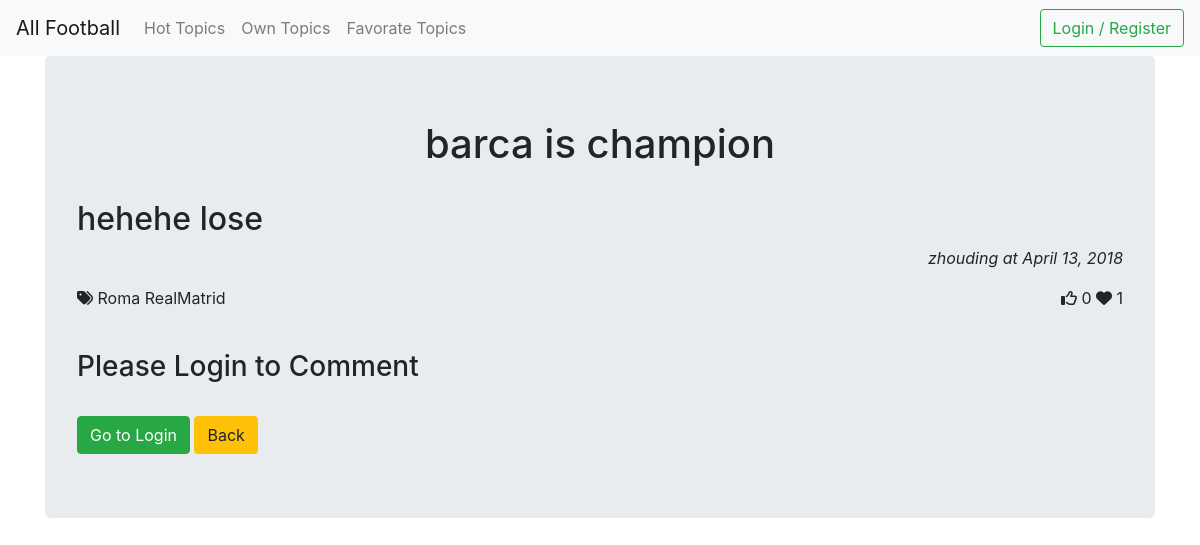
Before: /7/ with the older database file.
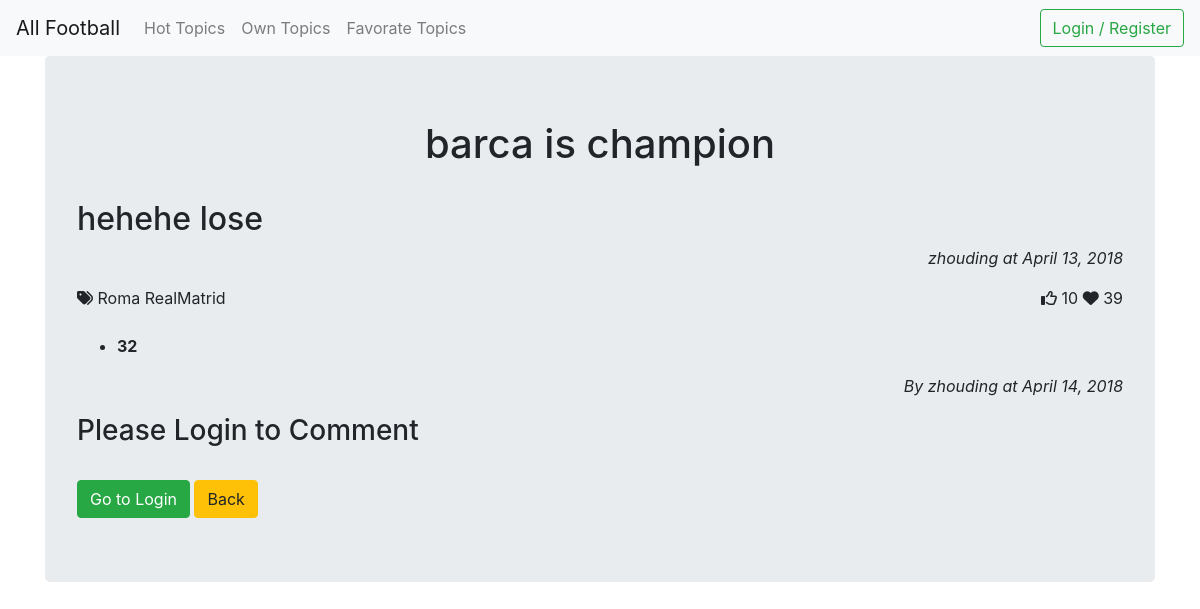
After: the same page with the newer database file.
### app/models.py (models this page shows, shortened)
class Tag(models.Model):
    label = models.CharField(max_length = 20)

class Topic(models.Model):
    title = models.CharField(max_length = 256)
    content = models.CharField(max_length = 3000)
    author = models.ForeignKey(User, related_name = 'author', on_delete=models.CASCADE)
    date = models.DateField(auto_now = False, auto_now_add = True)
    likes = models.BigIntegerField(blank=True, null=True)
    favorates = models.BigIntegerField(blank=True, null=True)
    favorate_by = models.ManyToManyField(User, blank=True)
    tags = models.ManyToManyField(Tag, blank=True)

class Comment(models.Model):
    content = models.CharField(max_length = 256)
    topic = models.ForeignKey(Topic, related_name = 'comments', on_delete=models.CASCADE)
    author = models.ForeignKey(User, on_delete=models.CASCADE)
    date = models.DateField(auto_now = False, auto_now_add = True)

### app/views.py (the view, shortened to what this page needs)
# urls.py: re_path(r'(?P<pk>[-\w]+)/$', views.TopicDetailView.as_view(), name='topic_detail'),
class TopicDetailView(DetailView):
    model = models.Topic
    template_name = 'topic_detail.html'
    context_object_name = 'topic'

### templates/topic_detail.html (shortened to what this page needs)
{% extends "base.html" %}
{% block content %}
    <div class="jumbotron">
        <h1 style="text-align:center">{{ topic.title }}</h1></br>
        <h2 style="text-align:left">{{ topic.content }}</h2>
        <p style="text-align:right"><em>{{ topic.author }} at {{ topic.date }}</em></p>
        <div>
            <div style="float:left">
                    <i class="fa fa-tags" aria-hidden="true"></i>
                    {% for tag in topic.tags.all %}
                    {{ tag.label }}
                    {% endfor %}
            </div>
            <div style="float: right">
                <i class="fa fa-thumbs-o-up" aria-hidden="true" id="likes" topic_id="{{ topic.id }}" onclick="increase_likes()"></i>
                <span id="likes_count">{{ topic.likes }}</span>
                <i class="fa fa-heart" aria-hidden="true" id='favorates' topic_id="{{ topic.id }}" onclick="increase_favorates()"></i>
                <span id="favorates_count">{{ topic.favorates }}</span>
            </div>
        </div>
        <ul>
            {% for comment in topic.comments.all %}
            <li><p><strong>{{ comment.content }}</strong></p>
                 <p style="text-align:right"><em>By {{ comment.author }} at {{ comment.date }}</em></p>
                </li>
            {% endfor %}
        </ul>
        {% if user.is_authenticated %}
        <form method="post">
            {% csrf_token %}
        <div class="form-group">
            <input type="text" class="form-control"  name="comment" placeholder="Leave your comment here..." required/></br>
            <input type="hidden" name="topic_id" value={{ topic.id }} />
            <button type="submit" class="btn btn-success">Comment</button>
            <a href="{% url 'app:topics' %}"><button type="button" class="btn btn-warning">Back</button></a>
        </div>
        </form>
        {% else %}
        <h3>Please Login to Comment</h3></br>
        <a href="{% url "app:user_login" %}"><button type="button" class="btn btn-success">Go to Login</button></a>
        <a href="{% url 'app:topics' %}"><button type="button" class="btn btn-warning">Back</button></a>
        {% endif %}
    </div>
{% endblock %}

Changed rows visible on the page:
changed Topic "barca is champion": likes "0" → "10"; favorates "1" → "39"
added Comment: content "32", author "zhouding", date "April 14, 2018"
